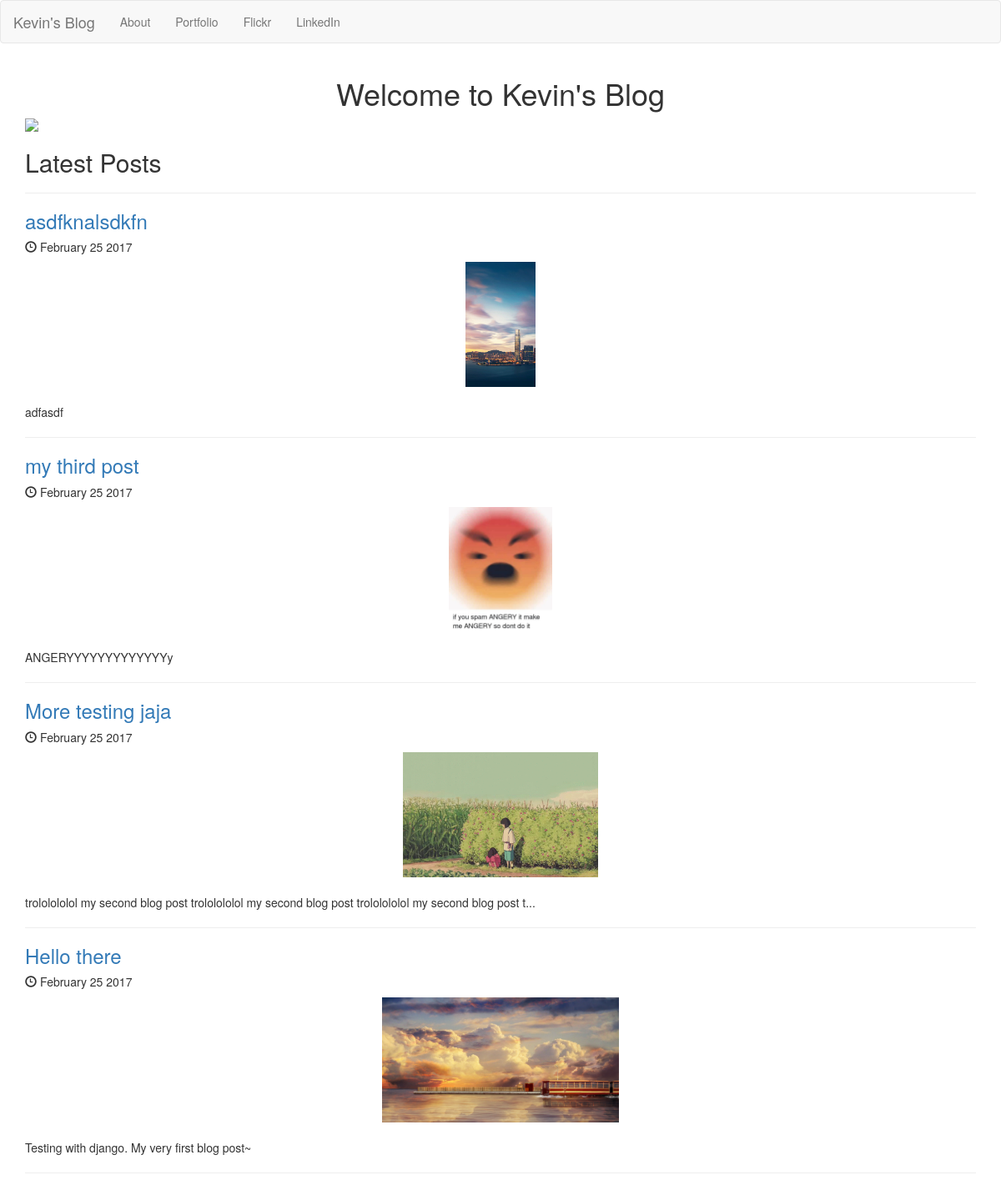
Before: / with the older database file.
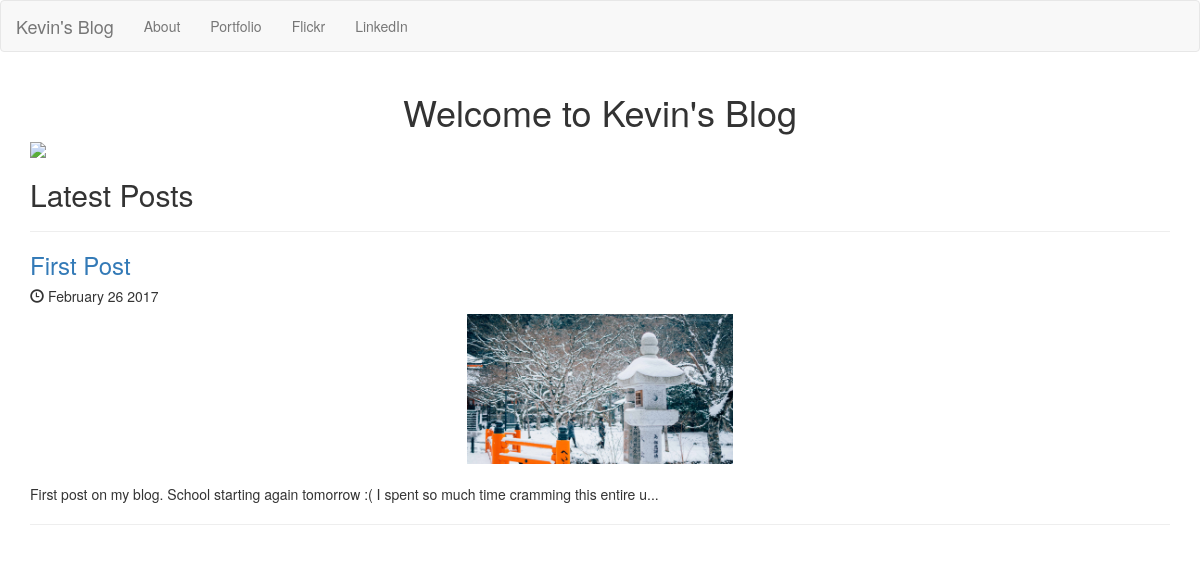
After: the same page with the newer database file.
### posts/models.py (models this page shows, shortened)
class Post(models.Model):
    title = models.CharField(max_length=255)
    pub_date = models.DateTimeField()
    image = models.ImageField(upload_to='media/')
    body = models.TextField()
    def get_pretty_pub_date(self):
        return self.pub_date.strftime('%B %d %Y')
    def get_summary(self):
        summary = self.body[:100]
        if len(self.body) > 100:
            summary += '...'
        return summary

### posts/views.py (the view)
# urls.py: 2. Add a URL to urlpatterns:  url(r'^$', views.home, name='home')
def home(request):
    posts = Post.objects.order_by('-pub_date')
    return render(request, 'posts/home.html', {'posts': posts})

### posts/templates/posts/home.html (shortened to what this page needs)
<!DOCTYPE html>
<html lang="en">
<head>
    <link rel="stylesheet"
          href="https://maxcdn.bootstrapcdn.com/bootstrap/3.3.7/css/bootstrap.min.css"
>
</head>
<body>
<nav class="navbar navbar-default">
    <div class="container-fluid">
        <div class="navbar-header">
            <a class="navbar-brand" href="{% url 'home' %}">Kevin's Blog</a>
        </div>
        <div class="collapse navbar-collapse" id="mynav">
            <ul class="nav navbar-nav">
                <li><a href="{% url 'about' %}">About</a></li>
                <li><a href="https://www.kevinfaust.me">Portfolio</a></li>
                <li>
                    <a href="https://www.flickr.com/photos/kevinfaust/">Flickr</a>
                </li>
                <li>
                    <a href="https://ca.linkedin.com/in/kevindfaust">LinkedIn</a>
                </li>
            </ul>
        </div>
    </div>
</nav>
<div class="container">
    <h1 class="text-center">Welcome to Kevin's Blog</h1>
    {% load static %}
    <img src="{% static 'posts/home.jpg' %}" class='img-responsive center-block'
         style="max-height:300px;"/>
    <h2>Latest Posts</h2>
    <hr>
    {% for post in posts %}
    <a href="{% url 'post_detail' post.id %}"><h3>{{post.title}}</h3></a>
    <h5><span class="glyphicon glyphicon-time" aria-hidden="true"></span>
        {{post.get_pretty_pub_date}}</h5>
    <img src="{{ post.image.url }}" class="img-responsive center-block"
         style="max-height:150px"/>
    <br>
    <p>{{post.get_summary}}</p>
    <hr>
    {% endfor %}
</div>
</body>
</html>

Changed rows visible on the page:
removed Post: title "asdfknalsdkfn", get_pretty_pub_date "February 25 2017", image (picture), get_summary "adfasdf"
removed Post: title "my third post", get_pretty_pub_date "February 25 2017", image (picture), get_summary "ANGERYYYYYYYYYYYYYy"
removed Post: title "More testing jaja", get_pretty_pub_date "February 25 2017", image (picture), get_summary "trololololol my second blog post trololololol my second blog post trololololol my second blog post t..."
removed Post: title "Hello there", get_pretty_pub_date "February 25 2017", image (picture), get_summary "Testing with django. My very first blog post~"
added Post: title "First Post", get_pretty_pub_date "February 26 2017", image (picture), get_summary "First post on my blog. School starting again tomorrow :( I spent so much time cramming this entire u..."
